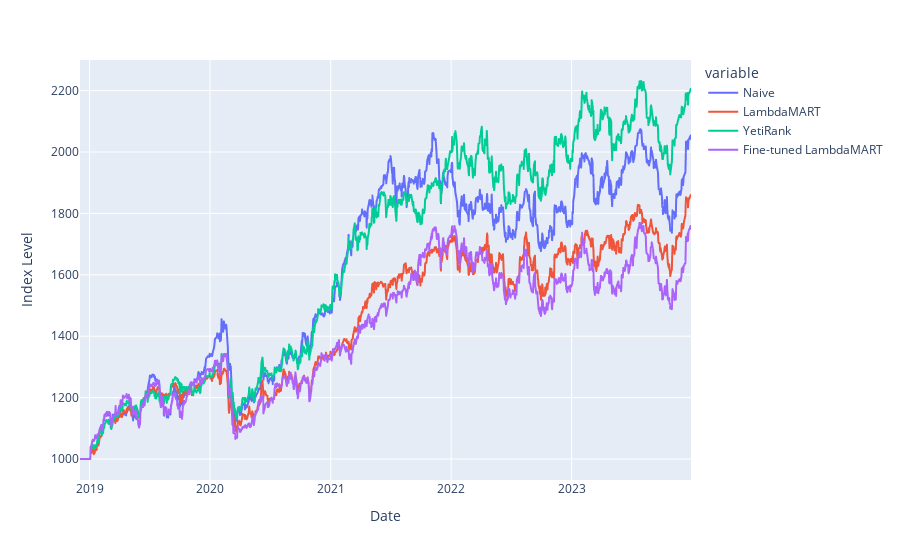

The code cell stored with this chart in its notebook:
### Code cell
px.line(bt_df2).update_layout(xaxis_title="Date", yaxis_title="Index Level")

### Figure 1 — Plotly figure (JSON) as saved in the notebook; plotly's stock layout.template omitted (floating-point values rounded to 4 significant figures; data arrays with more than 128 entries replaced by an {"elided": "..."} marker saying what was removed)
{"data": [{"hovertemplate": "variable=Naive<br>index=%{x}<br>value=%{y}<extra></extra>", "legendgroup": "Naive", "line": {"color": "#636efa", "dash": "solid"}, "marker": {"symbol": "circle"}, "mode": "lines", "name": "Naive", "showlegend": true, "type": "scattergl", "x": {"elided": "1277 str values"}, "xaxis": "x", "y": {"elided": "1277 float values"}, "yaxis": "y"}, {"hovertemplate": "variable=LambdaMART<br>index=%{x}<br>value=%{y}<extra></extra>", "legendgroup": "LambdaMART", "line": {"color": "#EF553B", "dash": "solid"}, "marker": {"symbol": "circle"}, "mode": "lines", "name": "LambdaMART", "showlegend": true, "type": "scattergl", "x": {"elided": "1277 str values"}, "xaxis": "x", "y": {"elided": "1277 float values"}, "yaxis": "y"}, {"hovertemplate": "variable=YetiRank<br>index=%{x}<br>value=%{y}<extra></extra>", "legendgroup": "YetiRank", "line": {"color": "#00cc96", "dash": "solid"}, "marker": {"symbol": "circle"}, "mode": "lines", "name": "YetiRank", "showlegend": true, "type": "scattergl", "x": {"elided": "1277 str values"}, "xaxis": "x", "y": {"elided": "1277 float values"}, "yaxis": "y"}, {"hovertemplate": "variable=Fine-tuned LambdaMART<br>index=%{x}<br>value=%{y}<extra></extra>", "legendgroup": "Fine-tuned LambdaMART", "line": {"color": "#ab63fa", "dash": "solid"}, "marker": {"symbol": "circle"}, "mode": "lines", "name": "Fine-tuned LambdaMART", "showlegend": true, "type": "scattergl", "x": {"elided": "1277 str values"}, "xaxis": "x", "y": {"elided": "1277 float values"}, "yaxis": "y"}], "layout": {"legend": {"title": {"text": "variable"}, "tracegroupgap": 0}, "margin": {"t": 60}, "xaxis": {"anchor": "y", "domain": [0, 1], "title": {"text": "Date"}}, "yaxis": {"anchor": "x", "domain": [0, 1], "title": {"text": "Index Level"}}}}
